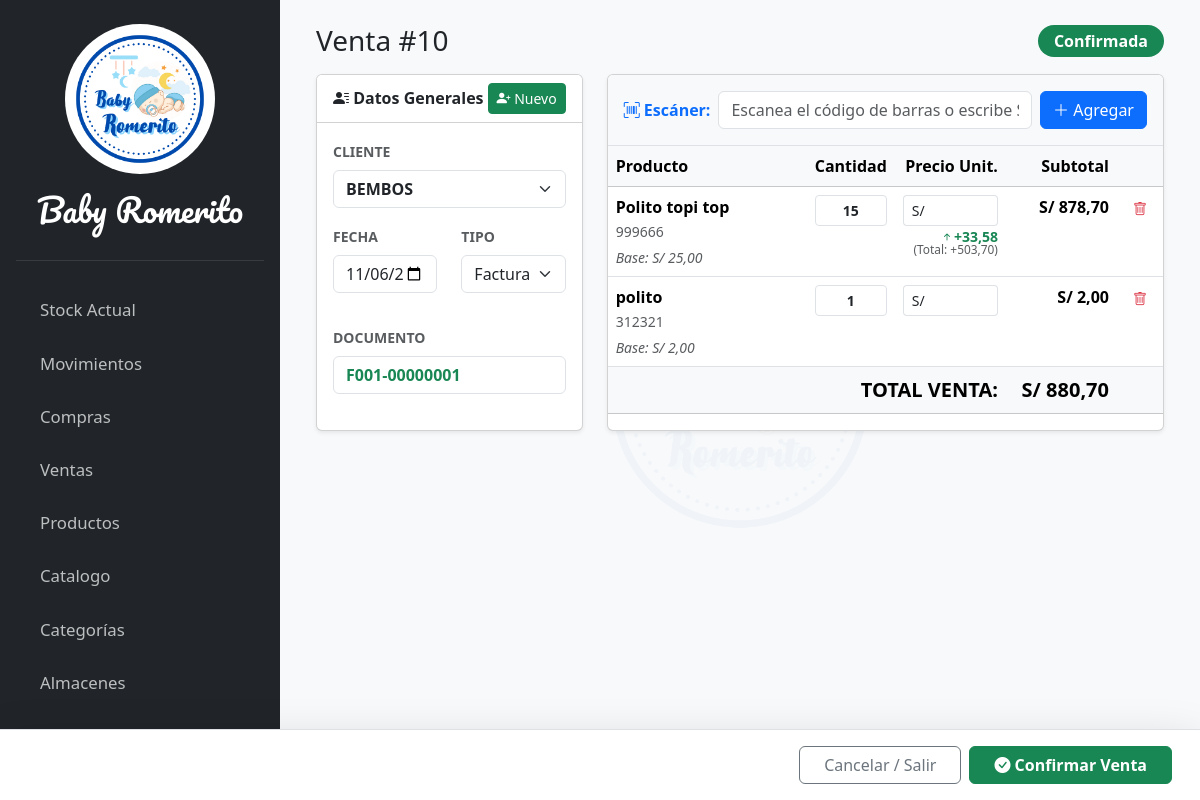
The app's page /documentos/venta/dinamica/detalle/10/ with its own data.
### apps/compraventa/models.py (models this page shows, shortened)
class Venta(models.Model):
    cliente = models.ForeignKey(Cliente, on_delete=models.SET_NULL, null=True, verbose_name="Cliente")
    fecha = models.DateField("Fecha de la venta")
    tipo_comprobante = models.CharField(max_length=10, choices=TipoComprobante.choices, default=TipoComprobante.BOLETA)
    numero_documento = models.CharField("N° Documento", max_length=50, null=True, blank=True, unique=True)
    total_venta = models.DecimalField(max_digits=12, decimal_places=2, default=0)
    estado = models.CharField("Estado", max_length=20, choices=EstadoDocumento.choices, default=EstadoDocumento.BORRADOR)
    class Meta:
        verbose_name = "Venta"
        verbose_name_plural = "Ventas"

class VentaItem(models.Model):
    venta = models.ForeignKey(Venta, on_delete=models.CASCADE, related_name="items")
    producto = models.ForeignKey(Producto, on_delete=models.PROTECT)
    cantidad = models.DecimalField(max_digits=10, decimal_places=2, default=1)
    precio_venta = models.DecimalField(max_digits=12, decimal_places=2)
    descuento_porcentaje = models.DecimalField("Descuento %", max_digits=5, decimal_places=2, default=0)
    @property
    def diferencia_precio(self):
        return self.precio_venta - self.producto.costo_venta
    @property
    def ganancia_extra_total(self):
        return self.diferencia_precio * self.cantidad
    @property
    def subtotal(self):
        bruto = self.cantidad * self.precio_venta
        descuento = bruto * (self.descuento_porcentaje / 100)
        return bruto - descuento

### apps/productos/models.py (models this page shows, shortened)
class Producto(models.Model):
    sku = models.CharField("SKU", max_length=50, unique=True)
    nombre = models.CharField("Nombre del Producto", max_length=250)
    categoria = models.ForeignKey(Categoria, on_delete=models.SET_NULL, null=True, blank=True, verbose_name="Categoria del producto", related_name="productos")
    descripcion = models.TextField("Descripcion")
    costo_compra = models.DecimalField("Costo de compra", max_digits=12, decimal_places=2, default=0)
    costo_venta = models.DecimalField("Costo de venta", max_digits=12, decimal_places=2, default=0)
    codigo_barra = models.CharField("Codigo de Barra", max_length=25)
    imagen = models.ImageField("Imagen", upload_to='productos/', null=True, blank=True)

### apps/compraventa/views/venta_views.py (the view)
# urls.py: path('venta/dinamica/detalle/<int:pk>/', venta_views.venta_dinamica_detail, name='venta-dinamica-detail'),
def venta_dinamica_detail(request, pk):
    venta = get_object_or_404(Venta, pk=pk)
    general_form = VentaGeneralForm(instance=venta)
    venta.refresh_from_db()
    items = venta.items.all()
    for item in items:
        item.form = VentaItemForm(instance=item)
    context = {
        'venta': venta,
        'items': items,
        'general_form': general_form,
    }
    return render(request, 'compraventa/pages/venta_dinamica_detail.html', context)

### apps/compraventa/forms/venta_forms.py
class VentaGeneralForm(forms.ModelForm):
    class Meta:
        model = Venta
        fields = ['cliente', 'tipo_comprobante', 'fecha']
        widgets = {
            'cliente': forms.Select(attrs={'class': 'form-select fw-bold'}),
            'tipo_comprobante': forms.Select(attrs={'class': 'form-select'}),
            'fecha': forms.DateInput(
                format='%Y-%m-%d',
                attrs={'type': 'date', 'class': 'form-control'}
            ),
        }
    def __init__(self, *args, **kwargs):
        super().__init__(*args, **kwargs)
        self.fields['cliente'].queryset = Cliente.objects.all().order_by('nombre')
        self.fields['cliente'].empty_label = "--- Seleccione Cliente ---"

### apps/clientes/models.py (called while the page is built)
    def __str__(self):
        return self.nombre

### templates/compraventa/pages/venta_dinamica_detail.html (shortened to what this page needs)
{% extends 'core/base.html' %}
{% load static %}
{% block content %}
<div class="container-fluid">
    <div class="row mb-3">
        <div class="col-12 d-flex justify-content-between align-items-center">
            <h3 class="m-0">Venta #{{ venta.id }}</h3>
            <span class="badge rounded-pill
                {% if venta.estado == 'BORRADOR' %}bg-secondary
                {% elif venta.estado == 'CONFIRMADA' %}bg-success
                {% elif venta.estado == 'RECHAZADA' %}bg-danger
                {% else %}bg-light text-dark border{% endif %} fs-6 px-3 py-2">
                {{ venta.get_estado_display|default:"Borrador" }}
            </span>
        </div>
    </div>
    <div class="row">
        <div class="col-md-4 mb-4">
           <div class="card shadow-sm h-100">
                <div class="card-header bg-white d-flex justify-content-between align-items-center py-2">
                    <span class="fw-bold">
                        <i class="bi bi-person-lines-fill"></i> Datos Generales
                    </span>
                    <button class="btn btn-sm btn-success" type="button"
                            hx-get="{% url 'venta-cliente-quick-create' venta.pk %}"
                            hx-target="#modales-container"
                            hx-swap="innerHTML">
                        <i class="bi bi-person-plus-fill"></i> Nuevo
                    </button>
                </div>
                {% include 'compraventa/partials/venta_info_card.html' %}
            </div>
        </div>
        <div class="col-md-8 mb-4">
            <div class="card shadow-sm h-100">
                <div class="card-header bg-light p-3 border-bottom">
                    <form hx-post="{% url 'venta-dinamica-item-create' venta.pk %}"
                          hx-target="#items-container"
                          hx-swap="outerHTML"
                          hx-on::after-request="this.reset()"
                          hx-trigger="keyup delay:500ms"
                          class="row g-2 align-items-center">
                        <div class="col-auto">
                            <label class="fw-bold text-primary"><i class="bi bi-upc-scan"></i> Escáner:</label>
                        </div>
                        <div class="col">
                            <input type="text"
                                   name="codigo_barra"
                                   class="form-control"
                                   placeholder="Escanea el código de barras o escribe SKU..."
                                   autofocus
                                   autocomplete="off">
                        </div>
                        <div class="col-auto">
                            <button type="submit" class="btn btn-primary">
                                <i class="bi bi-plus-lg"></i> Agregar
                            </button>
                        </div>
                    </form>
                </div>
                <div class="card-body p-0 table-responsive">
                    {% include 'compraventa/partials/venta_items_table.html' %}
                </div>
            </div>
        </div>
    </div>
    <div class="fixed-bottom bg-white border-top p-3 shadow-lg" style="z-index: 1030;">
        <div class="container-fluid d-flex justify-content-end gap-2">
            <a href="{% url 'venta-list' %}" class="btn btn-outline-secondary px-4">Cancelar / Salir</a>
            <form action="{% url 'venta-confirmar' venta.pk %}" method="POST">
                <button type="submit" class="btn btn-success px-4 fw-bold"
                        onclick="return confirm('¿Estás seguro de confirmar esta venta? Se generará el número de documento.')">
                    <i class="bi bi-check-circle-fill"></i> Confirmar Venta
                </button>
            </form>
        </div>
    </div>
</div>
{% endblock %}

### templates/compraventa/partials/venta_info_card.html (shortened to what this page needs)
<div class="card-body" id="venta-info-card">
    <form hx-post="{% url 'venta-general-update' venta.pk %}"
          hx-trigger="change"
          hx-target="#venta-info-card"
          hx-swap="outerHTML">
        <div class="mb-3">
            <label class="form-label text-muted small text-uppercase fw-bold">Cliente</label>
            {{ general_form.cliente }}
        </div>
        <div class="row">
            <div class="col-6 mb-3">
                <label class="form-label text-muted small text-uppercase fw-bold">Fecha</label>
                {{ general_form.fecha }}
            </div>
            <div class="col-6 mb-3">
                <label class="form-label text-muted small text-uppercase fw-bold">Tipo</label>
                {{ general_form.tipo_comprobante }}
            </div>
        </div>
    </form>
    <div class="mb-3">
        <label class="form-label text-muted small text-uppercase fw-bold">Documento</label>
        {% if venta.numero_documento %}
            <input type="text" class="form-control fw-bold text-success" value="{{ venta.numero_documento }}" readonly>
        {% else %}
            <input type="text" class="form-control fst-italic text-muted" value="Generación Automática" readonly>
        {% endif %}
    </div>
</div>

### templates/compraventa/partials/venta_items_table.html (shortened to what this page needs)
<div id="items-container">
    <table class="table table-hover align-middle">
      <thead class="table-light">
        <tr>
          <th>Producto</th>
          <th class="text-center" style="width: 15%">Cantidad</th>
          <th class="text-end" style="width: 20%">Precio Unit.</th>
          <th class="text-end" style="width: 20%">Subtotal</th>
          <th style="width: 5%"></th>
        </tr>
      </thead>
      <tbody>
        {% for item in venta.items.all %}
        <tr>
          <td>
             <span class="fw-bold">{{ item.producto.nombre }}</span><br>
             <small class="text-muted">{{ item.producto.codigo_barra }}</small>
             <div class="small text-muted fst-italic mt-1">
                 Base: S/ {{ item.producto.costo_venta|floatformat:2 }}
             </div>
          </td>
          <td class="text-center align-top">
            <input type="number"
                   name="cantidad"
                   value="{{ item.cantidad|floatformat:0 }}"
                   class="form-control form-control-sm text-center fw-bold no-arrow"
                   style="max-width: 80px; margin: 0 auto;"
                   hx-post="{% url 'venta-item-update' item.pk %}"
                   hx-trigger="keyup delay:50ms"
                   hx-target="#items-container"
                   hx-swap="outerHTML">
          </td>
          <td class="text-end align-top">
             <div class="input-group input-group-sm">
                <span class="input-group-text bg-white border-end-0">S/</span>
                <input type="number"
                       name="precio_venta"
                       value="{{ item.precio_venta|floatformat:2 }}"
                       class="form-control text-end border-start-0 no-arrow"
                       step="0.01"
                       hx-post="{% url 'venta-item-update' item.pk %}"
                       hx-trigger="keyup delay:500ms"
                       hx-target="#items-container"
                       hx-swap="outerHTML">
             </div>
             {% if item.diferencia_precio != 0 %}
                <div class="small fw-bold mt-1 lh-1
                    {% if item.diferencia_precio > 0 %}text-success{% else %}text-danger{% endif %}">
                    {% if item.diferencia_precio > 0 %}
                        <i class="bi bi-arrow-up-short"></i>+{{ item.diferencia_precio|floatformat:2 }}
                        <div class="text-muted fw-normal" style="font-size: 0.85em;">
                            (Total: +{{ item.ganancia_extra_total|floatformat:2 }})
                        </div>
                    {% else %}
                        <i class="bi bi-arrow-down-short"></i>{{ item.diferencia_precio|floatformat:2 }}
                        <div class="text-muted fw-normal" style="font-size: 0.85em;">
                            (Total: {{ item.ganancia_extra_total|floatformat:2 }})
                        </div>
                    {% endif %}
                </div>
             {% endif %}
             </td>
          <td class="text-end fw-bold align-top">
             S/ {{ item.subtotal|floatformat:2 }}
          </td>
          <td class="text-center align-top">
            <button class="btn btn-sm btn-outline-danger border-0"
                    type="button"
                    hx-post="{% url 'venta-item-delete' item.pk %}"
                    hx-target="#items-container"
                    hx-swap="outerHTML"
                    hx-confirm="¿Estás seguro de eliminar este producto?">
                <i class="bi bi-trash"></i>
            </button>
          </td>
        </tr>
        {% endfor %}
      </tbody>
      <tfoot>
        <tr class="table-light fs-5">
          <td colspan="3" class="text-end"><strong>TOTAL VENTA:</strong></td>
          <td class="text-end"><strong>S/ {{ venta.total_venta|floatformat:2 }}</strong></td>
          <td></td>
        </tr>
      </tfoot>
    </table>
</div>

### records on screen
Venta: id "10", estado "Confirmada", cliente "BEMBOS", fecha "11/06/2025", tipo_comprobante "Factura", numero_documento "F001-00000001", total_venta "880,70"
VentaItem: producto.nombre "Polito topi top", producto.codigo_barra "999666", producto.costo_venta "25,00", cantidad "15", diferencia_precio "33,58", ganancia_extra_total "503,70", subtotal "878,70"
VentaItem: producto.nombre "polito", producto.codigo_barra "312321", producto.costo_venta "2,00", cantidad "1", subtotal "2,00"
